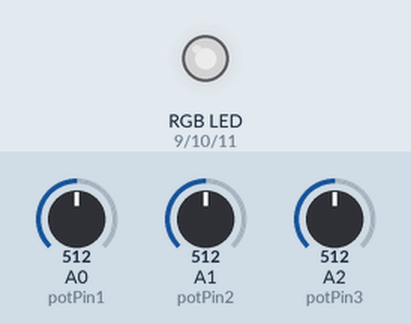
The sketch below on a simulated Arduino Uno, built with avr-gcc and run on an emulated ATmega328P. Shown: an RGB LED mixed from three pins (HIGH = lit). The test bench sets the inputs (shaded band); at power-on: A0 (potPin1) = 512, A1 (potPin2) = 512, A2 (potPin3) = 512. Dim RGB values are drawn brighter than linear.

Above: at 1.2 s.
1.3 s: A0 (potPin1) set to 716
At 1.9 s:
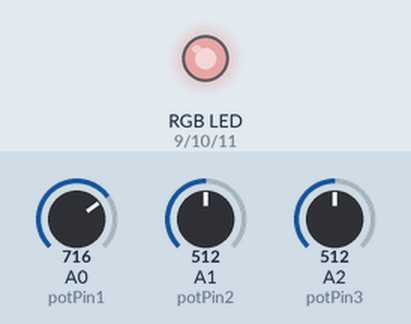
2.8 s: A1 (potPin2) set to 716
At 4.0 s:
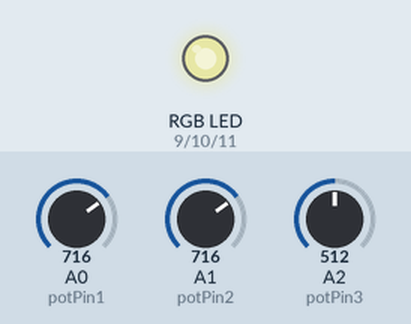
4.3 s: A2 (potPin3) set to 716
At 5.3 s:
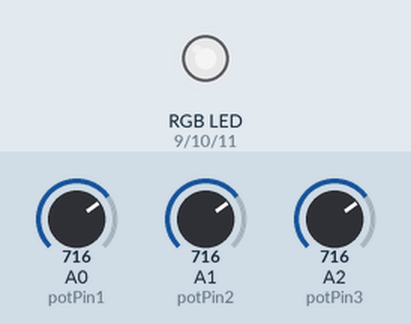
5.8 s: A0 (potPin1) set to 900
At 6.5 s:
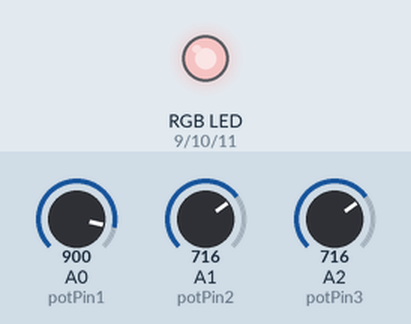
7.3 s: A1 (potPin2) set to 900
At 7.6 s:
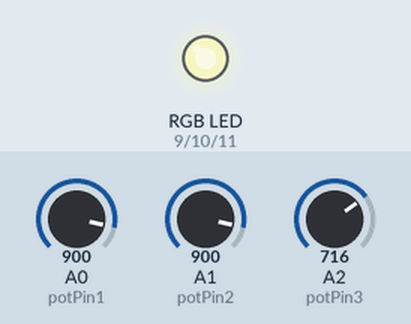
8.8 s: A2 (potPin3) set to 900
At 10.0 s:
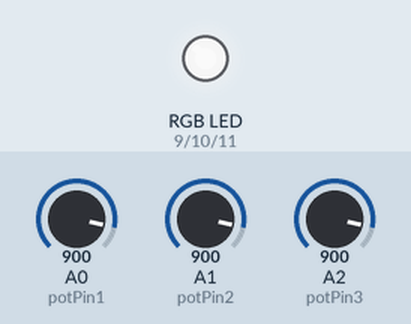
Timing chart, 0 to 11.3 s (numbered marks = the images above; inputs shaded):
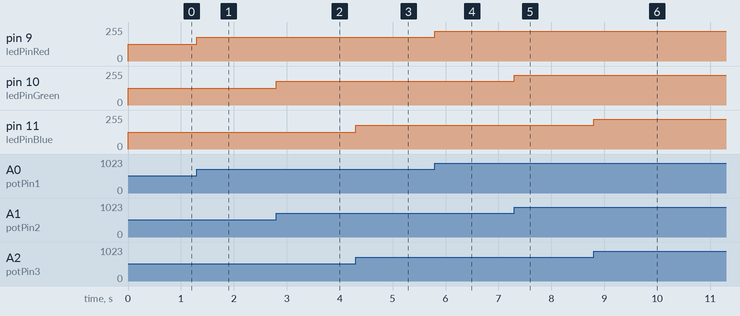

The sketch:

Lab2.ino
```cpp
const int potPin1 = A0;
int potValue1 = 0;
const int ledPinRed= 9;
int ledValueRed = 0;

const int potPin2 = A1;
int potValue2 = 0;
const int ledPinGreen = 10;
int ledValueGreen = 0;

const int potPin3 = A2;
int potValue3 = 0;
const int ledPinBlue = 11;
int ledValueBlue = 0;

void setup() {
  // put your setup code here, to run once:
pinMode(potPin1, INPUT);
pinMode(ledPinRed, OUTPUT);

pinMode(potPin2, INPUT);
pinMode(ledPinGreen, OUTPUT);

pinMode(potPin3, INPUT);
pinMode(ledPinBlue, OUTPUT);
}

void loop() {
  // put your main code here, to run repeatedly:
potValue1 = analogRead(potPin1);
ledValueRed = map(potValue1,0,1023,0,255);
analogWrite(ledPinRed,ledValueRed);

potValue2 = analogRead(potPin2);
ledValueGreen = map(potValue2,0,1023,0,255);
analogWrite(ledPinGreen,ledValueGreen);

potValue3 = analogRead(potPin3);
ledValueBlue = map(potValue3,0,1023,0,255);
analogWrite(ledPinBlue,ledValueBlue);
}
```

Measured:
- after the input at 1.3 s, pin 9 (ledPinRed): 127/255 → 178/255 at once
- after the input at 2.8 s, pin 10 (ledPinGreen): 127/255 → 178/255 at once
- after the input at 4.3 s, pin 11 (ledPinBlue): 127/255 → 178/255 at once
- after the input at 5.8 s, pin 9 (ledPinRed): 178/255 → 224/255 at once
- after the input at 7.3 s, pin 10 (ledPinGreen): 178/255 → 224/255 at once
- after the input at 8.8 s, pin 11 (ledPinBlue): 178/255 → 224/255 at once
